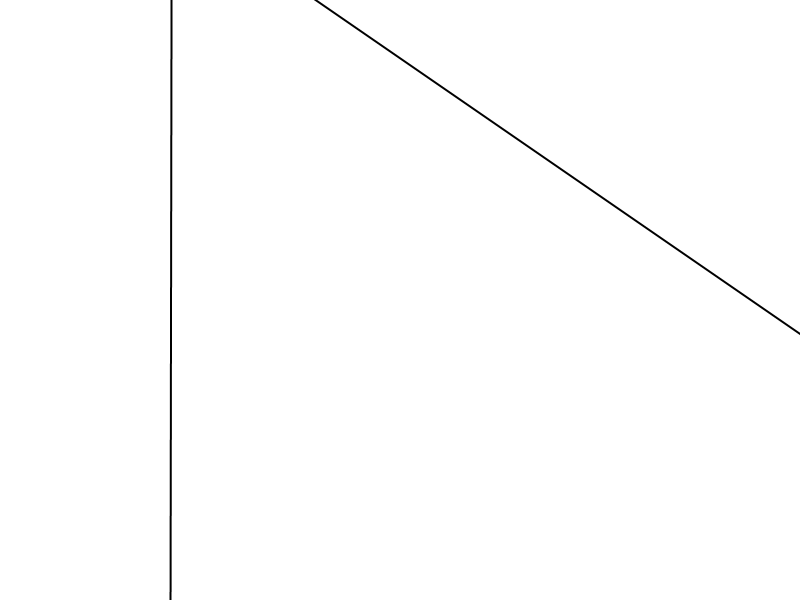
%> input picture Images/Lines1.png, 800 x 600 px
$ octave EdgeDetectionHoughTransform.m   (GNU Octave 9; MATLAB toolbox functions it lacks are replaced by stand-ins)
%> lines starting %> are read from the running program, lines starting %| are printed output that depends on the picture; in (x1, y1, x2, y2) boxes, pixels count from 0 and x2, y2 are one past the last pixel; in counts of white or black regions, pixels touching at a corner belong together; the program's own positions count from 1
catimage = imread('Images\Lines1.png');
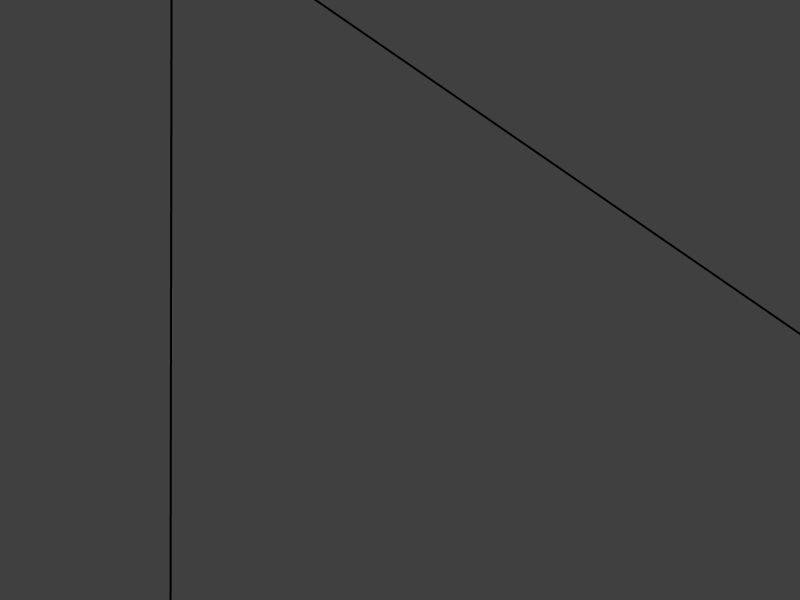
%> catimage: size 600x800 uint8; min 0, max 64, mean 63.7
catimageRed = catimage(:,:,1);

%Kantendetektion mit Sobel und Schwelle 0.03
%edgeBW = edge(catimageRed, 'Canny', 0.03);
edgeBW = imcomplement(imbinarize(catimageRed));
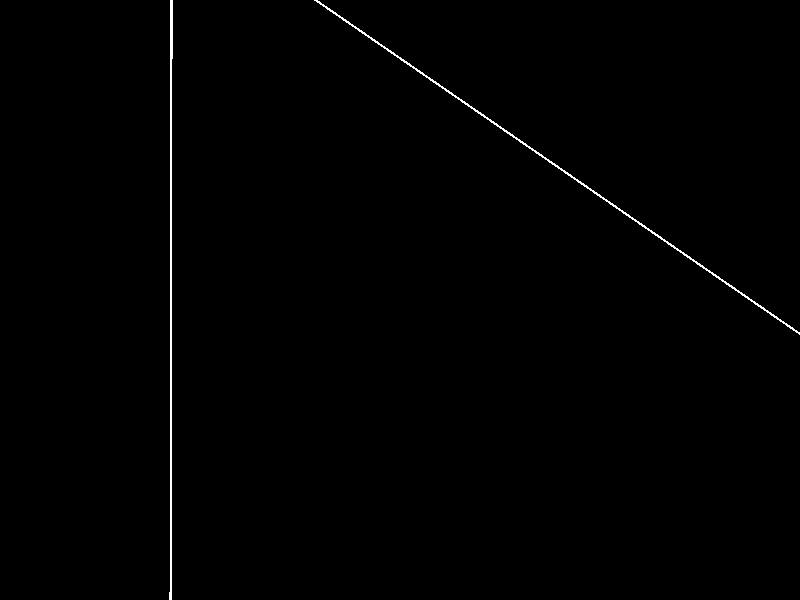
%> edgeBW: size 600x800 logical; 0.52% white in thin lines or dots, all inside (x1, y1, x2, y2) = (169, 0, 800, 600)

figure
imshow(edgeBW);
title('Kanten');

%Hough-Transformation
[H, T, R] = hough(edgeBW);
%> T = 180 values from -90 to 89; R = 1999 values from -999 to 999
figure
imshow(imadjust(mat2gray(H)),'XData',T,'YData',R,...
      'InitialMagnification','fit');
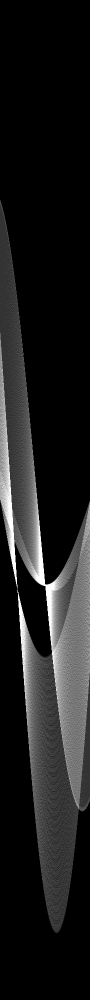
%> displayed picture: size 1999x180, on the screen's scale of 0 to 255 (shown at 1/2 size); min 0, max 255, mean 29.7
  xlabel('\theta'), ylabel('\rho');
axis on, axis normal, hold on;
title('hough transform')

%Extrahiere Winkel und Abstand des max. der Hough-Transformation
[MM,IM] = max(H);
%> MM = 180 values, max 600 at index 91, min 6 at index 60, mean 21.59; IM = 180 values, max 1564 at index 141, min 749 at index 5, mean 1178.5
[M, ColumnOfMax] = max(MM);
%> M = 600; ColumnOfMax = 91
RowOfMax = IM(ColumnOfMax);
%> RowOfMax = 1170
maxAbstand = R(RowOfMax);
%> maxAbstand = 170
maxWinkel = T(ColumnOfMax);
%> maxWinkel = 0

%Berechnen des Normalenvektors der Hessenormalform aus dem Winkel
mynormal = [cos(maxWinkel), sin(maxWinkel)];
%> mynormal = [1 0]

%L鰏en des Lgs der Geraden Gleichung der Hessenormalform
%part1 = mynormal(0);
%part2 = mynormal(1);
syms x y
%> (this line was passed over: syms is not available in this run)
%> (the run ends here)
